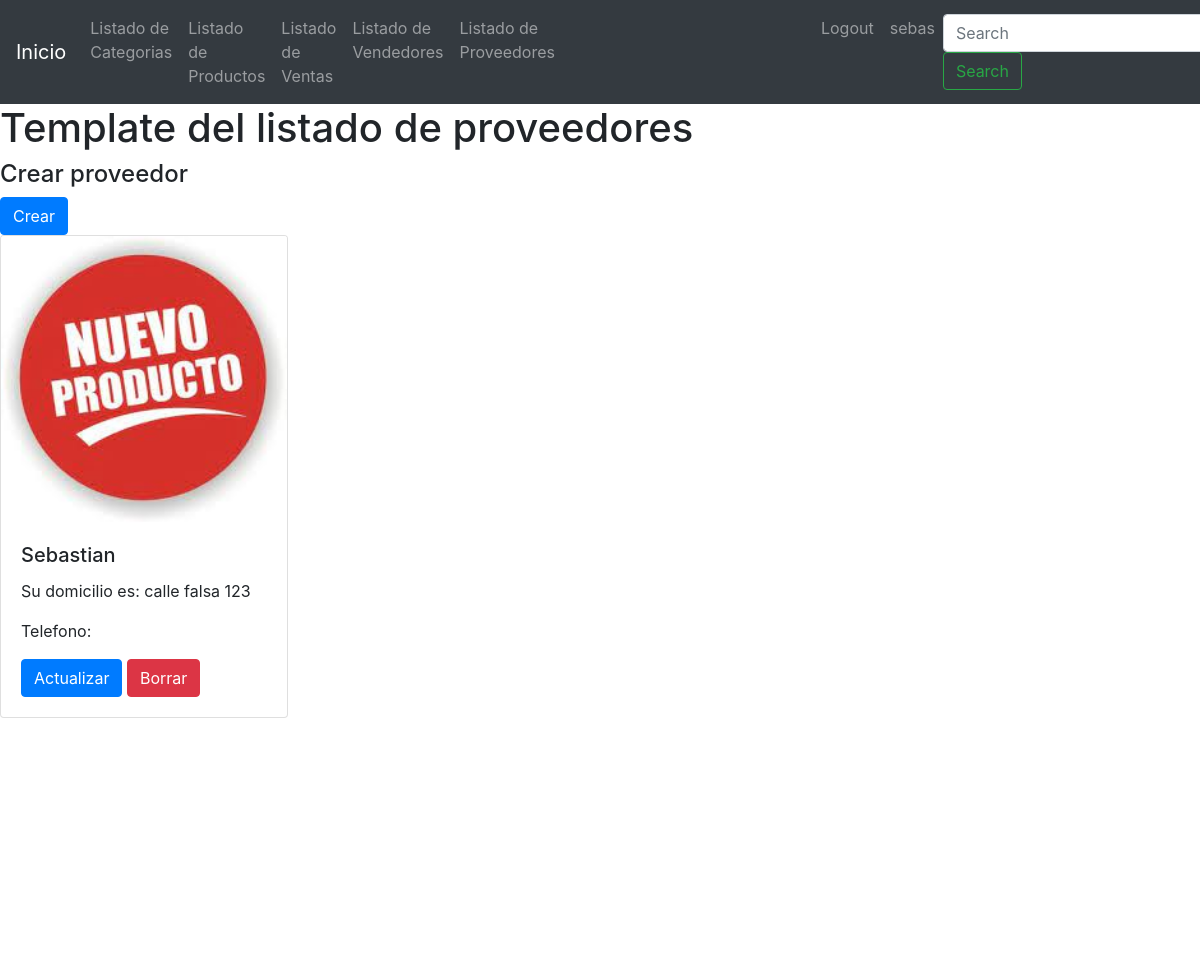
Before: /providers/list-providers/ (signed in, upper part) with the older database file.
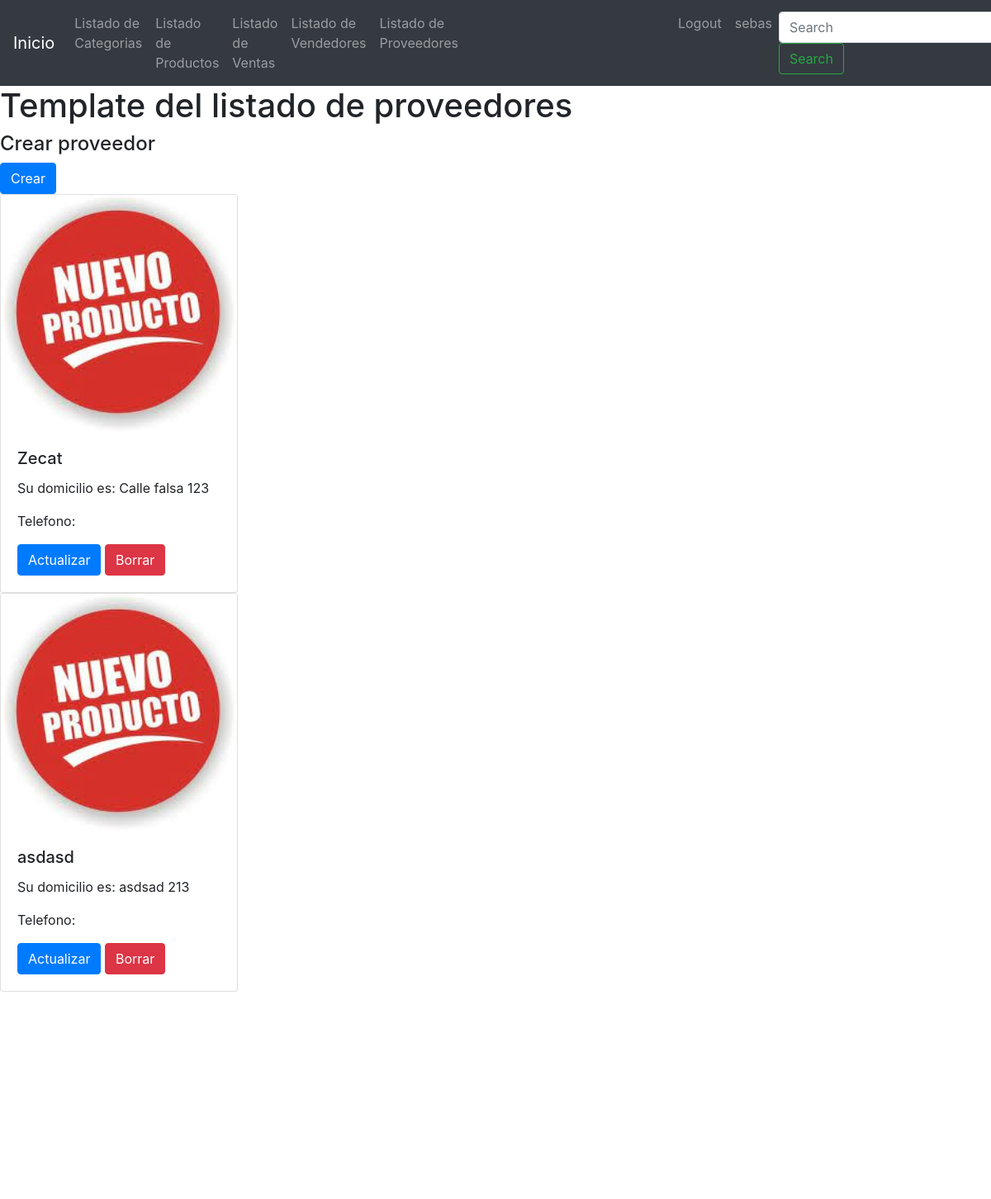
After: the same page with the newer database file.
### providers/models.py (models this page shows, shortened)
class Provider(models.Model):
    CONDITION_CHOICES = (
        ('monotributista', 'monotributista'),
        ('responsable inscripto', 'responsable inscripto'),
    )
    name = models.CharField(max_length=100)
    address = models.CharField(max_length=300)
    phone_number = models.CharField(max_length=20)
    email = models.EmailField()
    condition = models.CharField(max_length=50, choices = CONDITION_CHOICES)
    is_active = models.BooleanField(default=True)

### providers/views.py (the view)
# urls.py: path('list-providers/', ProvidersListView.as_view(), name='list-providers'),
class ProvidersListView(LoginRequiredMixin, ListView):
    model = Provider
    template_name = 'providers/list-providers.html'
    queryset = Provider.objects.filter(is_active = True)

### templates/providers/list-providers.html (shortened to what this page needs)
{% extends 'base.html' %}
{% block content %}
<h1>Template del listado de proveedores</h1>
<h4>Crear proveedor </h4>        <a href="/providers/create-providers/" class="btn btn-primary">Crear</a>
{% for provider in object_list %}
    <div class="card" style="width: 18rem;">
        <img class="card-img-top">
        <div class="card-body">
        <h5 class="card-title">{{provider.name}}</h5>
        <p class="card-text">Su domicilio es: {{provider.address}}</p>
        <p class="card-text">Telefono: {{provider.phone}}</p>
        <a href="/providers/update-provider/{{provider.id}}/" class="btn btn-primary">Actualizar</a>
        <a href="/providers/delete-provider/{{provider.id}}/" class="btn btn-danger">Borrar</a>
        </div>
    </div>
    {% endfor %}
{% endblock %}

Changed rows visible on the page:
removed Provider: name "Sebastian", address "calle falsa 123"
added Provider: name "Zecat", address "Calle falsa 123"
added Provider: name "asdasd", address "asdsad 213"
